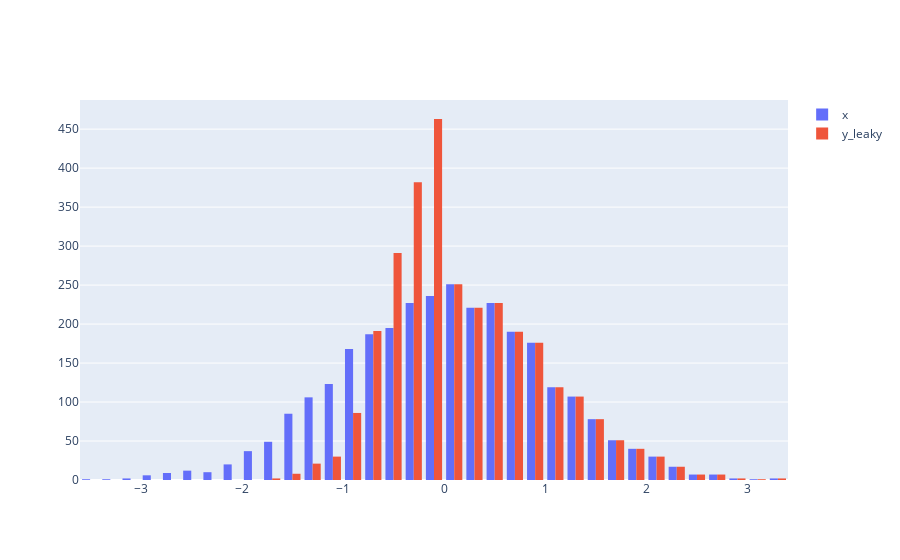

This figure's notebook cell:
### Code cell
out = Output()
display(out)
@interact
def how_leaky(scale=(0, 1., 0.01)):
    out.clear_output()
    act_learn = scale
    with torch.no_grad():
        y_ = nn.LeakyReLU(act_learn)(x)
        y_relu = nn.ReLU()(x)
    with out:
        fig = go.Figure()
        fig.add_trace(go.Histogram(x=x.view(-1).numpy(), nbinsx=50, name='x'))
        fig.add_trace(go.Histogram(x=y_.view(-1).numpy(), nbinsx=50, name='y_leaky'))
        fig.show()

### Figure 1 — Plotly figure (JSON) as saved in the notebook; plotly's stock layout.template omitted (floating-point values rounded to 4 significant figures; data arrays with more than 128 entries replaced by an {"elided": "..."} marker saying what was removed)
{"data": [{"name": "x", "nbinsx": 50, "type": "histogram", "x": {"elided": "3000 float values"}}, {"name": "y_leaky", "nbinsx": 50, "type": "histogram", "x": {"elided": "3000 float values"}}], "layout": {}}
